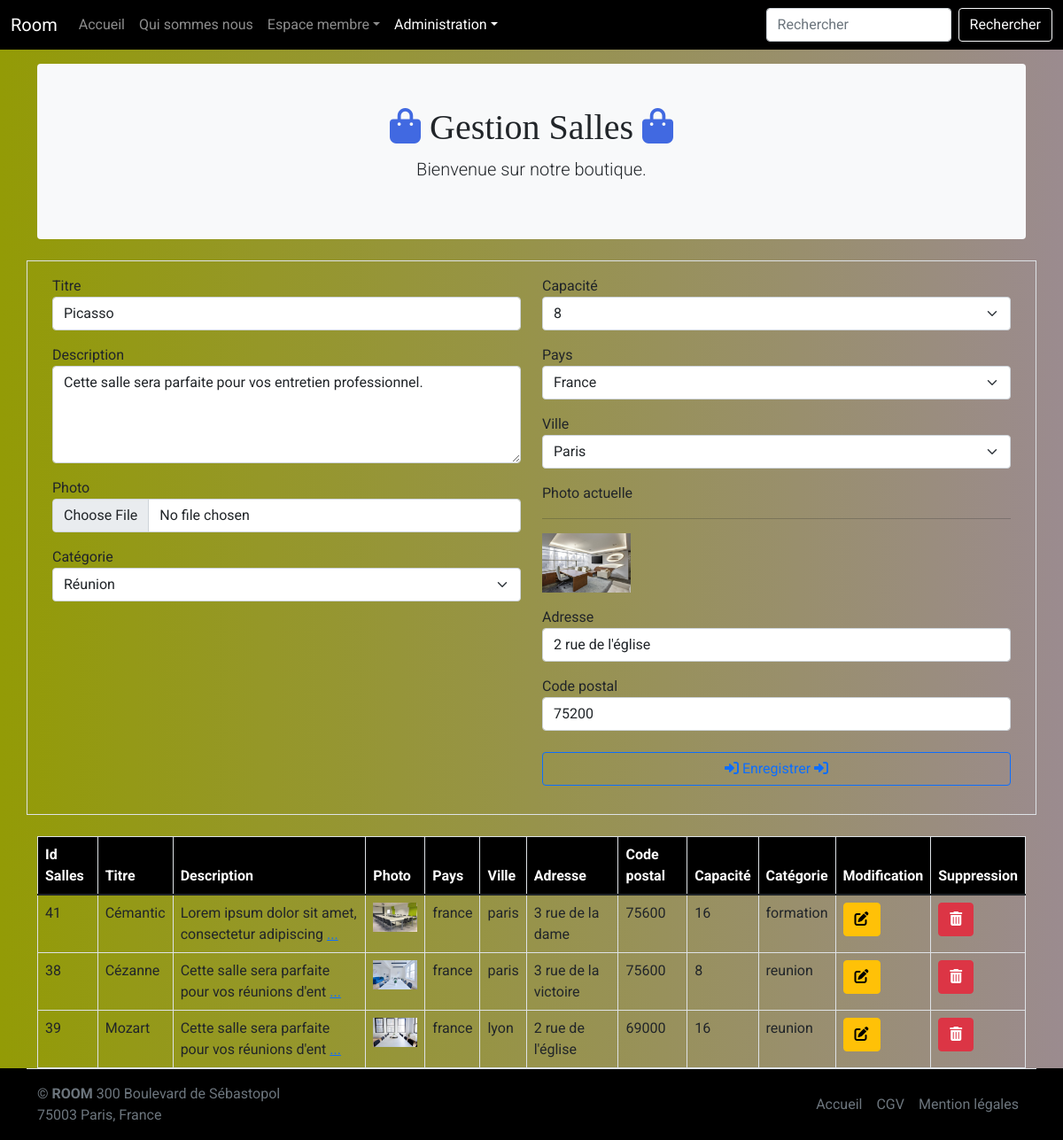
The app's page /admin/gestion_salles.php?action=modifier&id_salle=40 (signed in) with its own data.
### tables this page shows
CREATE TABLE `salle` (
  `id_salle` int(3) NOT NULL,
  `titre` varchar(255) NOT NULL,
  `description` text NOT NULL,
  `photo` varchar(255) NOT NULL,
  `pays` varchar(255) NOT NULL,
  `ville` varchar(255) NOT NULL,
  `adresse` varchar(255) NOT NULL,
  `cp` varchar(5) NOT NULL,
  `capacite` int(3) NOT NULL,
  `categorie` enum('reunion','bureau','formation') NOT NULL
);

### admin/gestion_salles.php (the view, shortened to what this page needs)
<?php
include '../inc/init.inc.php';
$titre = '';
$description = '';
$adresse = '';
$cp = '';
if (isset($_GET['action']) && $_GET['action'] == 'modifier' && !empty($_GET['id_salle'])) {
    $recup_salle = $pdo->prepare("SELECT * FROM salle WHERE id_salle = :id_salle");
    $recup_salle->bindParam(':id_salle', $_GET['id_salle'], PDO::PARAM_STR);
    $recup_salle->execute();
    if ($recup_salle->rowCount() > 0) {
        $infos_salle = $recup_salle->fetch(PDO::FETCH_ASSOC);
        $titre = $infos_salle['titre'];
        $description = $infos_salle['description'];
        $photo_actuelle = $infos_salle['photo'];
        $adresse = $infos_salle['adresse'];
        $cp = $infos_salle['cp'];
    }
}
$liste_salle = $pdo->query("SELECT * FROM salle ORDER BY titre");
include '../inc/header.inc.php';
include '../inc/nav.inc.php';
?>
<div class="bg-light p-5 rounded text-center">
    <h1><i class="fa-solid fa-bag-shopping text-royalblue"></i> Gestion Salles <i class="fa-solid fa-bag-shopping text-royalblue"></i></h1>
    <p class="lead">Bienvenue sur notre boutique.</p>
</div>
<div class="row mt-4">
    <div class="col-12">
        <form method="post" action="" class="border p-3 row" enctype="multipart/form-data">
            <div class="col-sm-6">
                <div class="mb-3">
                    <label for="titre">Titre</label>
                    <input type="text" name="titre" id="titre" class="form-control" value="<?= $titre; ?>">
                </div>
                <div class="mb-3">
                    <label for="description">Description</label>
                    <textarea name="description" id="description" class="form-control" rows="4"><?= $description; ?></textarea>
                </div>
                <div class="mb-3">
                    <label for="photo">Photo</label>
                    <input type="file" name="photo" id="photo" class="form-control">
                </div>
                <div class="mb-3">
                    <label for="categorie">Catégorie</label>
                    <select name="categorie" id="categorie" class="form-select">
                        <option>Réunion</option>
                    </select>
                </div>
            </div>
            <div class="col-sm-6">
                <div class="mb-3">
                    <label for="capacite">Capacité</label>
                    <select name="capacite" id="capacite" class="form-select">
                        <option>8</option>
                    </select>
                </div>
                <div class="mb-3">
                    <label for="pays">Pays</label>
                    <select name="pays" id="pays" class="form-select">
                        <option value="france">France</option>
                    </select>
                </div>
                <div class="mb-3">
                    <label for="ville">Ville</label>
                    <select name="ville" id="ville" class="form-select">
                        <option value="paris">Paris</option>
                    </select>
                </div>
                <?php
                if (!empty($photo_actuelle)) {
                    echo '<div class="mb-3">';
                    echo '<label for="photo_actuelle">Photo actuelle</label><hr>';
                    echo '<img src="' . URL . 'assets/img/' . $photo_actuelle . '" width="100">';
                    echo '</div>';
                }
                ?>
                <div class="mb-3">
                    <label for="adresse">Adresse</label>
                    <input type="text" name="adresse" id="adresse" class="form-control" value="<?= $adresse; ?>">
                </div>
                <div class="mb-4">
                    <label for="cp">Code postal</label>
                    <input type="text" name="cp" id="cp" class="form-control" value="<?= $cp; ?>">
                </div>
                <div class="mb-3">
                    <button type="submit" id="enregistrement_produit" class="w-100 btn btn-outline-primary"><i class="fa-solid fa-right-to-bracket"></i> Enregistrer <i class="fa-solid fa-right-to-bracket"></i></button>
                </div>
            </div>
        </form>
    </div>
</div>
<div class="row mt-4">
    <div class="col-sm-12">
        <table class="table table-bordered">
            <thead class="bg-royalblue text-white">
                <tr>
                    <th>Id Salles</th>
                    <th>Titre</th>
                    <th>Description</th>
                    <th>Photo</th>
                    <th>Pays</th>
                    <th>Ville</th>
                    <th>Adresse</th>
                    <th>Code postal</th>
                    <th>Capacité</th>
                    <th>Catégorie</th>
                    <th>Modification</th>
                    <th>Suppression</th>
                </tr>
            </thead>
            <tbody>
                <?php
                while ($ligne = $liste_salle->fetch(PDO::FETCH_ASSOC)) {
                    echo '<tr>';
                    echo '<td>' . $ligne['id_salle'] . '</td>';
                    echo '<td>' . $ligne['titre'] . '</td>';
                    echo '<td>' . substr($ligne['description'], 0, 50) . ' <a href="#">...</a></td>';
                    echo '<td><img src="' . URL . 'assets/img/' . $ligne['photo'] . '" width="50"></td>';
                    echo '<td>' . $ligne['pays'] . '</td>';
                    echo '<td>' . $ligne['ville'] . '</td>';
                    echo '<td>' . $ligne['adresse'] . '</td>';
                    echo '<td>' . $ligne['cp'] . '</td>';
                    echo '<td>' . $ligne['capacite'] . '</td>';
                    echo '<td>' . $ligne['categorie'] . '</td>';
                    echo '<td><a href="?action=modifier&id_salle=' . $ligne['id_salle'] . '" class="btn btn-warning"><i class="fa-solid fa-pen-to-square"></i></a></td>';
                    echo '<td><a href="?action=supprimer&id_salle=' . $ligne['id_salle'] . '" class="btn btn-danger" onclick="return(confirm(\'Etes-vous sûr de vouloir supprimer cette salle ?\'))"><i class="fa-solid fa-trash-can"></i></a></td>';
                    echo '</tr>';
                }
                ?>
            </tbody>
        </table>
    </div>
</div>
<?php
include '../inc/footer.inc.php';

### assets/css/style.css (style rules this page uses)
body { min-height: 75rem; padding-top: 4.5rem; background: linear-gradient(to right, rgb(147, 155, 6), rgb(155, 139, 143)); }
.bg-royalblue, footer { background-color: rgb(0, 0, 0); }
.text-royalblue { color: royalblue; }
* { font-family: 'Roboto', sans-serif; }
h1, h2, h3, h4, h5, h6 { font-family: 'Playfair Display', serif; }

### records on screen
salle: titre "Picasso", description "Cette salle sera parfaite pour vos entretien professionnel.", photo (picture), adresse "2 rue de l'église", cp "75200"
salle: id_salle "41", titre "Cémantic", description "Lorem ipsum dolor sit amet, consectetur adipiscing", photo (picture), pays "france", ville "paris", adresse "3 rue de la dame", cp "75600", capacite "16", categorie "formation"
salle: id_salle "38", titre "Cézanne", description "Cette salle sera parfaite pour vos réunions d'ent", photo (picture), pays "france", ville "paris", adresse "3 rue de la victoire", cp "75600", capacite "8", categorie "reunion"
salle: id_salle "39", titre "Mozart", description "Cette salle sera parfaite pour vos réunions d'ent", photo (picture), pays "france", ville "lyon", adresse "2 rue de l'église", cp "69000", capacite "16", categorie "reunion"
